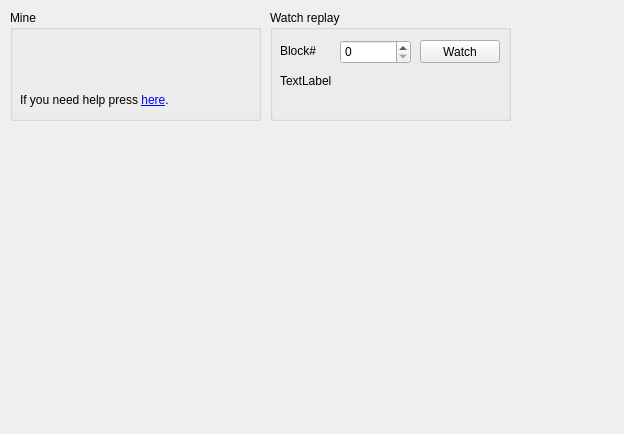
<?xml version="1.0" encoding="UTF-8"?>
<ui version="4.0">
 <class>MotogamePage</class>
 <widget class="QWidget" name="MotogamePage">
  <property name="geometry">
   <rect>
    <x>0</x>
    <y>0</y>
    <width>624</width>
    <height>434</height>
   </rect>
  </property>
  <property name="windowTitle">
   <string>Form</string>
  </property>
  <widget class="QGroupBox" name="groupBox">
   <property name="geometry">
    <rect>
     <x>270</x>
     <y>10</y>
     <width>241</width>
     <height>111</height>
    </rect>
   </property>
   <property name="title">
    <string>Watch replay</string>
   </property>
   <widget class="QPushButton" name="watchButton">
    <property name="geometry">
     <rect>
      <x>150</x>
      <y>30</y>
      <width>80</width>
      <height>23</height>
     </rect>
    </property>
    <property name="text">
     <string>Watch</string>
    </property>
   </widget>
   <widget class="QSpinBox" name="BlockIndex">
    <property name="geometry">
     <rect>
      <x>70</x>
      <y>30</y>
      <width>71</width>
      <height>24</height>
     </rect>
    </property>
   </widget>
   <widget class="QLabel" name="label">
    <property name="geometry">
     <rect>
      <x>10</x>
      <y>30</y>
      <width>57</width>
      <height>21</height>
     </rect>
    </property>
    <property name="text">
     <string>Block#</string>
    </property>
   </widget>
   <widget class="QLabel" name="labelBlockCount">
    <property name="geometry">
     <rect>
      <x>10</x>
      <y>60</y>
      <width>221</width>
      <height>21</height>
     </rect>
    </property>
    <property name="text">
     <string>TextLabel</string>
    </property>
   </widget>
  </widget>
  <widget class="QGroupBox" name="groupBox_2">
   <property name="geometry">
    <rect>
     <x>10</x>
     <y>10</y>
     <width>251</width>
     <height>111</height>
    </rect>
   </property>
   <property name="title">
    <string>Mine</string>
   </property>
   <widget class="QPushButton" name="playButton">
    <property name="geometry">
     <rect>
      <x>10</x>
      <y>30</y>
      <width>151</width>
      <height>41</height>
     </rect>
    </property>
    <property name="sizePolicy">
     <sizepolicy hsizetype="Maximum" vsizetype="Maximum">
      <horstretch>0</horstretch>
      <verstretch>1</verstretch>
     </sizepolicy>
    </property>
    <property name="styleSheet">
     <string notr="true">QPushButton
{
image: url(:/images/play_button);
border:none;
}
QPushButton:hover
{
image: url(:/images/play_button_hover);
border:none;
}</string>
    </property>
    <property name="text">
     <string/>
    </property>
    <property name="iconSize">
     <size>
      <width>150</width>
      <height>150</height>
     </size>
    </property>
    <property name="default">
     <bool>false</bool>
    </property>
    <property name="flat">
     <bool>false</bool>
    </property>
   </widget>
   <widget class="QLabel" name="labelHelp">
    <property name="geometry">
     <rect>
      <x>10</x>
      <y>80</y>
      <width>231</width>
      <height>21</height>
     </rect>
    </property>
    <property name="text">
     <string>If you need help press &lt;a href=&quot;mine-help&quot;&gt;here&lt;/a&gt;.</string>
    </property>
   </widget>
  </widget>
 </widget>
 <resources/>
 <connections/>
</ui>
